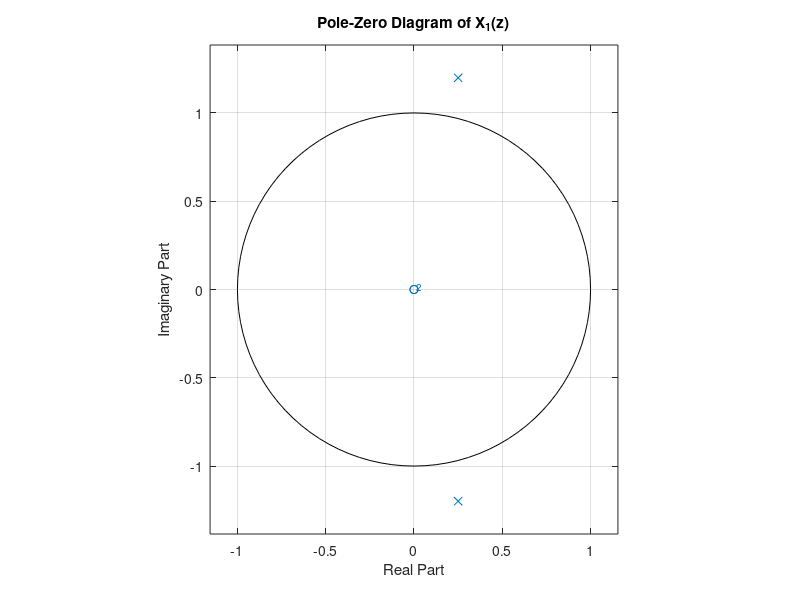

Here is the MATLAB script that generated this plot: (Note: this script raises an error after producing the figure.)
%% Exercise 2
clearvars;
close all;
clc;

%% 1
% Coefficients of the Z-transform
num = [1 0 0];                     % Numerator: z^2
den = [2 -1 3];                    % Denominator: 2z^2 - z + 3

% Poles and zeros
[z, p, k] = tf2zp(num, den);

% Plot the pole-zero diagram
figure;
zplane(z, p);
title('Pole-Zero Diagram of X_1(z)');
xlabel('Real Part');
ylabel('Imaginary Part');
grid on;

% ROC for anti-causal
disp('Region of Convergence (ROC):');
disp('ROC: |z| > r_max = 1.225, ');

% Residues
[res, pk, ~] = residuez(num, den);

% Inverse Z-Transform (using residues and poles)
syms z n;
X1_z = sum(res ./ (1 - pk * z^(-1)));

x_n = iztrans(X1_z, z, n);

n_values = -20:20;
x_n_numeric = double(subs(x_n, n, n_values));

% Plot the inverse Z-transform
figure;
stem(x_n_numeric, x_n_numeric, 'filled');
title('Inverse Z-Transform x_1[n]');
xlabel('n');
ylabel('x[n]');
grid on;

%% 2

num = [0 0 1];
den = conv([1 -0.9], conv([1 0.65], [1 0.7 0.7]));  % Denominator: expanded form

% Poles and zeros
[z, p, k] = tf2zp(num, den);

% Plot the pole-zero diagram
figure;
zplane(z, p);
title('Pole-Zero Diagram of X_2(z)');
xlabel('Real Part');
ylabel('Imaginary Part');
grid on;

% ROC for non-causal signals (|z| < r_min)
disp('Region of Convergence (ROC):');
disp('ROC: |z| < r_min = 0.65');

% Residues
[res, pk, ~] = residuez(num, den);

% Inverse Z-Transform (using residues and poles)
syms z n;
X2_z = sum(res ./ (1 - pk * z^(-1)));

x_n = iztrans(X2_z, z, n);

n_values = -20:20;
x_n_numeric = double(subs(x_n, n, n_values));

% Plot the inverse Z-Transform
figure;
stem(n_values, x_n_numeric, 'filled');
title('Inverse Z-Transform x_2[n]');
xlabel('n');
ylabel('x[n]');
grid on;

%% 3

num = [1 2];                      % Numerator: 1 + 2z^(-1)
den = [1 -0.8 0.3];               % Denominator: 1 - 0.8z^(-1) + 0.3z^(-2)

% Poles and zeros
[z, p, k] = tf2zp(num, den);

% Plot the pole-zero diagram
figure;
zplane(z, p);
title('Pole-Zero Diagram of X_3(z)');
xlabel('Real Part');
ylabel('Imaginary Part');
grid on;

% ROC for causal signals (|z| > r_max)
disp('Region of Convergence (ROC):');
disp('ROC: |z| > r_max = 0.5477');

% Residues
[res, pk, ~] = residuez(num, den);

% Inverse Z-Transform (using residues and poles)
syms z n;
X3_z = sum(res ./ (1 - pk * z^(-1)));

x_n = iztrans(X3_z, z, n);

n_values = -20:0;
x_n_numeric = double(subs(x_n, n, n_values));

% Plot the inverse Z-transform
figure;
stem(n_values, x_n_numeric, 'filled');
title('Inverse Z-Transform x_3[n]');
xlabel('n');
ylabel('x[n]');
grid on;